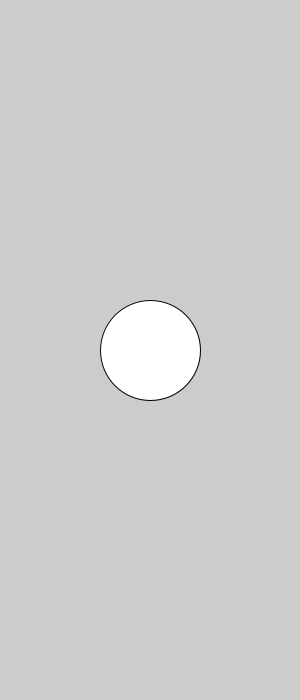
Frame 1 (no input)
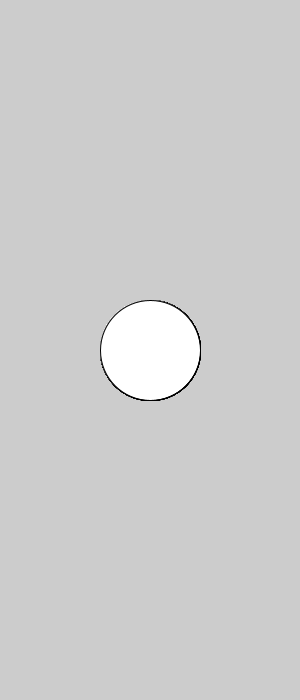
Frame 60 (the mouse pressed at the canvas centre just before this capture)
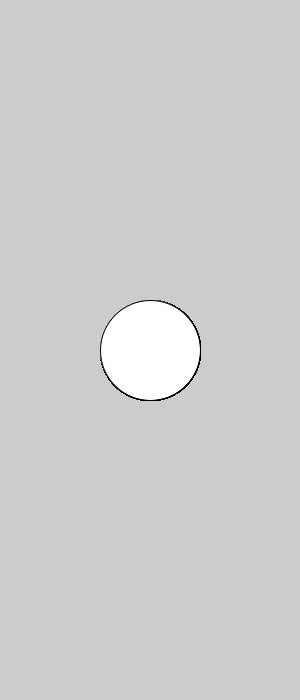
Frame 120 (the mouse held since frame 60 and released just before this capture)

The Processing sketch that drew these frames (run headless with seeded random() and noise(); from frame 60 on, the mouse is pressed at the canvas centre):

// Processing sketch: aula08_t1_ex06
// ── aula08_t1_ex06.pde
int y=350;
void setup() {
  size(300, 700);
}

void draw() {
  ellipse(150, y, 100, 100);
}

void keyPressed() {
  if (keyCode == UP) {
    y--; //y=y-1
  }
  if (keyCode == DOWN) {
    y++; //y=y+1
  }
}
